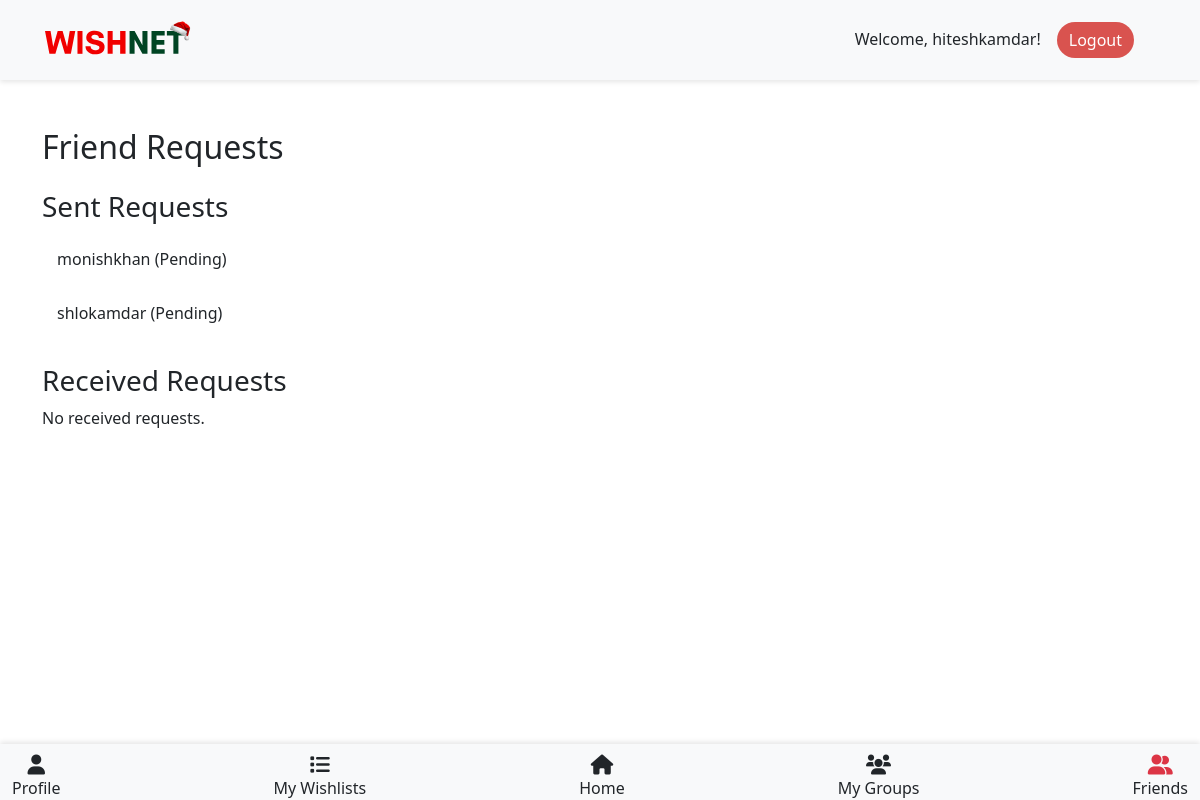
/friendship/view_friend_requests/ (signed in), run on the app's committed database.
### accounts/models.py (models this page shows, shortened)
class CustomUser(AbstractUser):
    email = models.EmailField(unique=True)
    bio = models.TextField(blank=True, null=True)
    profile_picture = models.ImageField(upload_to='profile_pics/', blank=True, null=True)
    is_admin = models.BooleanField(default=False)
    date_of_birth = models.DateField(null=True, blank=True)
    pseudoname = models.CharField(max_length=100, blank=True, null=True)
    address = models.CharField(max_length=100, blank=True, null=True)
    groups = models.ManyToManyField('groups.Group', related_name='user_groups')

### friendship/models.py (models this page shows, shortened)
class FriendRequest(models.Model):
    PENDING = 'Pending'
    ACCEPTED = 'Accepted'
    REJECTED = 'Rejected'
    STATUS_CHOICES = [
        (PENDING, 'Pending'),
        (ACCEPTED, 'Accepted'),
        (REJECTED, 'Rejected'),
    ]
    from_user = models.ForeignKey(get_user_model(), related_name='sent_requests', on_delete=models.CASCADE)
    to_user = models.ForeignKey(get_user_model(), related_name='received_requests', on_delete=models.CASCADE)
    status = models.CharField(max_length=8, choices=STATUS_CHOICES, default=PENDING)
    created_at = models.DateTimeField(auto_now_add=True)

### friendship/views.py (the view)
# urls.py: path('view_friend_requests/', views.view_friend_requests, name='view_friend_requests'),
@login_required
def view_friend_requests(request):
    sent_requests = FriendRequest.objects.filter(from_user=request.user)
    received_requests = FriendRequest.objects.filter(to_user=request.user, status='Pending')
    print("Received Requests:")
    for req in received_requests:
        print(f"Request ID: {req.id}, From: {req.from_user.username}, Status: {req.status}")
    context = {
        'sent_requests': sent_requests,
        'received_requests': received_requests,
    }
    return render(request, 'friendship/view_request.html', context)

### friendship/templates/friendship/view_request.html
{% extends 'dashboard_base.html' %}
{% block content %}
<div class="container mt-5">
  <h2 class="mb-4">Friend Requests</h2>
  <h3>Sent Requests</h3>
  {% if sent_requests %}
    <div class="list-group mb-4">
      {% for request in sent_requests %}
        <div class="list-group-item d-flex justify-content-between align-items-center">
          <span>{{ request.to_user.username }} ({{ request.status }})</span>
        </div>
      {% endfor %}
    </div>
  {% else %}
    <p>No sent requests.</p>
  {% endif %}
  <h3>Received Requests</h3>
  {% if received_requests %}
    <div class="list-group">
      {% for request in received_requests %}
        <div class="list-group-item d-flex justify-content-between align-items-center">
          <span>{{ request.from_user.username }} ({{ request.status }})</span>
          {% if request.status == 'Pending' %}
            <div>
              <a href="{% url 'friendship:accept_friend_request' request.id %}" class="btn btn-success btn-sm me-2">Accept</a>
              <a href="{% url 'friendship:reject_friend_request' request.id %}" class="btn btn-danger btn-sm">Reject</a>
            </div>
          {% endif %}
        </div>
      {% endfor %}
    </div>
  {% else %}
    <p>No received requests.</p>
  {% endif %}
</div>
{% endblock %}

### templates/dashboard_base.html (shortened to what this page needs)
{% load static %}
<!DOCTYPE html>
<html lang="en">
<head>
    <link href="https://cdn.jsdelivr.net/npm/bootstrap@5.3.3/dist/css/bootstrap.min.css" rel="stylesheet">
    <link href="https://cdnjs.cloudflare.com/ajax/libs/font-awesome/6.0.0-beta3/css/all.min.css" rel="stylesheet">
</head>
<body>
   {% block navbar %}
    <nav class="navbar navbar-expand-lg navbar-light bg-light">
        <div class="container-fluid">
            <a class="navbar-brand" href="{% url 'index' %}">
                <img src="{% static 'media/navbar.svg' %}" alt="Logo" class="img-fluid" style="max-width: 200px;">
            </a>
            <div class="offcanvas offcanvas-start" tabindex="-1" id="offcanvasNavbar" aria-labelledby="offcanvasNavbarLabel">
                <div class="offcanvas-body">
                    <ul class="navbar-nav justify-content-end flex-grow-1 pe-3">
                        {% if user.is_authenticated %}
                        <h6 class="m-2"> Welcome, {{ user.username }}!</h6>
                        <a href="{% url 'accounts:logout' %}" class="btn btn-danger rounded-pill mx-2">Logout</a>
                        {% else %}
                        <a href="{% url 'accounts:login' %}" class="btn btn-white text-danger border border-danger rounded-pill mx-2">Login</a>
                        <a href="{% url 'accounts:register' %}" class="btn btn-danger text-white rounded-pill mx-2">Register</a>
                        {% endif %}
                    </ul>
                </div>
            </div>
        </div>
    </nav>
   {% endblock navbar %}
    {% block content %}
    {% endblock content %}
    {% block footer %}
    <br> <br> <br> <br> <br> <br>
        <nav class="navbar navbar-light bg-light fixed-bottom mt-3">
            <div class="container-fluid d-flex justify-content-between flex-wrap ">
                <a href="{% url 'accounts:view_profile' user.id %}" class="nav-link text-center {% if 'profile' in request.path %}active{% endif %}">
                    <i class="fas fa-user fa-lg {% if 'profile' in request.path %}text-danger{% endif %}"></i><br>Profile
                </a>
                <a href="{% url 'wishlists:wishlist_list' user_id=user.id %}" class="nav-link text-center {% if 'wishlists' in request.path %}active{% endif %}">
                    <i class="fas fa-list fa-lg {% if 'wishlists' in request.path %}text-danger{% endif %}"></i><br> My Wishlists
                </a>
                <a href="{% url 'accounts:dashboard' %}" class="nav-link text-center {% if 'accounts' in request.path %}active{% endif %}">
                    <i class="fas fa-home fa-lg {% if 'accounts' in request.path %}text-danger{% endif %}"></i><br> Home
                </a>
                <a href="{% url 'groups:user_groups' %}" class="nav-link text-center {% if 'groups' in request.path %}active{% endif %}">
                    <i class="fas fa-users fa-lg {% if 'groups' in request.path %}text-danger{% endif %}"></i><br> My Groups
                </a>
                <a href="{% url 'friendship:search_user' %}" class="nav-link text-center {% if 'friends' in request.path %}active{% endif %}">
                    <i class="fas fa-user-friends fa-lg {% if 'friends' in request.path %}text-danger{% endif %}"></i><br>Friends
                </a>
            </div>
        </nav>
    {% endblock footer %}
</body>
</html>

### data on the page
CustomUser: username "hiteshkamdar"
FriendRequest: to_user.username "monishkhan", status "Pending"
FriendRequest: to_user.username "shlokamdar", status "Pending"
